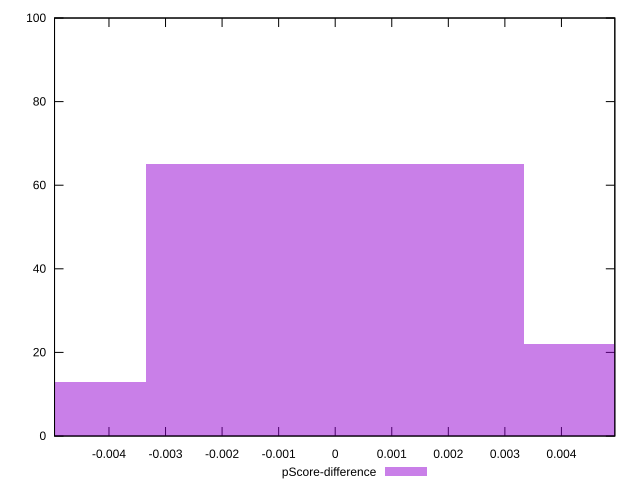

Recreate this plot in gnuplot.
reset

$pScoreDifference <<EOF
0 65
0.006686061849040694 22
-0.006686061849040694 13
EOF

set key outside below
set boxwidth 0.006686061849040694
set xrange [-0.00496254520037176:0.004943978345110733]
set yrange [0:100]
set trange [0:100]
set style fill transparent solid 0.5 noborder
set terminal svg size 640, 490 enhanced background rgb 'white'
set output "reports/report_00028_2021-02-24T12-49-42.674Z/bootup-time/samples/astro/pScore-difference/histogram.svg"

plot $pScoreDifference title "pScore-difference" with boxes

reset
